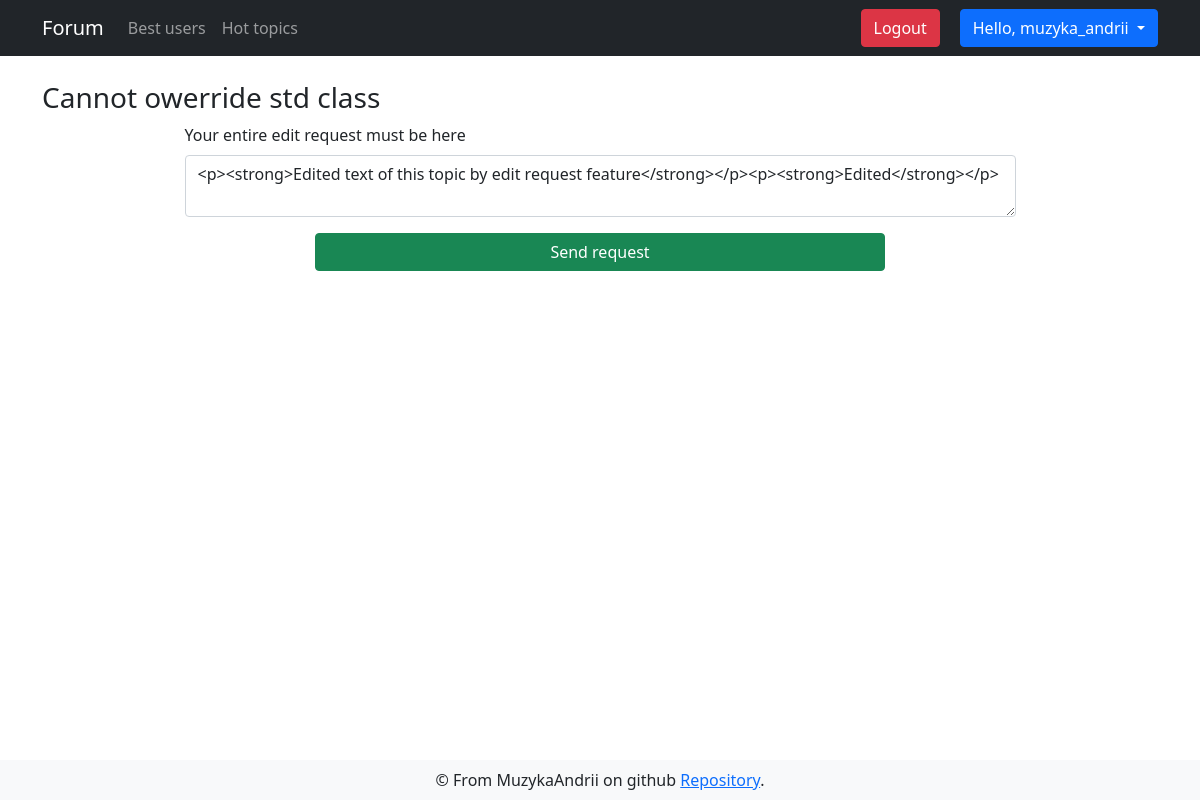
The app's page /forum/programing/c-language/9/edit_request (signed in) with its own data.
### app/models.py (models this page shows, shortened)
class DbMixin(object):
    def save(self):
        db.session.add(self)
        db.session.commit()

class User(UserMixin, DbMixin, db.Model):
    id = db.Column(db.Integer, primary_key = True, autoincrement=True)
    nickname = db.Column(db.String(30), unique=True, nullable=False)
    email = db.Column(db.String(120), unique=True, nullable=False)
    email_confirmed = db.Column(db.Boolean, default=False)
    password = db.Column(db.String(70), nullable=False)
    about = db.Column(db.Text, default='Hi everyone!')
    website = db.Column(db.String(120))
    register_date = db.Column(db.DateTime, default=dt.utcnow)
    last_seen = db.Column(db.DateTime, default=dt.utcnow)
    is_banned = db.Column(db.Boolean, default=False)
    ban_reason = db.Column(db.String(255))
    created_discussions = db.relationship('Discussion', backref='creator', lazy='dynamic')
    created_comments = db.relationship('Comment', backref='creator', lazy='dynamic')
    avatars = db.relationship('Image', backref='owner', lazy='dynamic')
    edit_requests = db.relationship('Edit_request', backref='editor', lazy='dynamic')
    roles = db.relationship('Role', secondary=users_roles, backref=db.backref('users', lazy='select'))
    def update_last_seen(self):
        self.last_seen = dt.now()
        self.save()
    @cache.cached(timeout=3600)
    def has_role(self, role):
        user_id = self.query.with_entities(User.id)
        role = Role.query.with_entities(Role.id).join(users_roles).filter(users_roles.c.user_id==user_id, Role.name==role, Role.id==users_roles.c.role_id).first()
        return role

class Discussion(DbMixin, db.Model):
    id = db.Column(db.Integer, primary_key = True, autoincrement=True)
    theme = db.Column(db.String, unique=True, nullable=False)
    text = db.Column(db.Text, unique=True, nullable=False)
    theme_id = db.Column(db.Integer, db.ForeignKey('theme.id'), nullable=False)
    tags = db.relationship('Tag', secondary=discussion_tags, backref=db.backref('discussions', lazy='dynamic'))
    comments = db.relationship('Comment', backref='parent_discussion', lazy='dynamic')
    creator_id = db.Column(db.Integer, db.ForeignKey('user.id'), nullable=False)
    edit_requests = db.relationship('Edit_request', backref='target_discussion', lazy='dynamic')

### app/views.py (the view)
@app.route('/forum/<string:section_slug>/<string:theme_slug>/<int:discussion_id>/edit_request', methods=['GET'])
@login_required
@validate_url
def edit_discussion(section_slug, theme_slug, discussion_id):
    current_discussion, form, = prepare_edit_discussion_page(discussion_id)
    return render_template('forum/edit/create_edit_request.html', form=form,
                                                                discussion=current_discussion,
                                                                section_slug=section_slug,
                                                                theme_slug=theme_slug)

### app/forms.py
class EditDiscussionForm(FlaskForm):
    text = CKEditorField('Your entire edit request must be here', validators=[DataRequired(message='This area is required'),
                                            Length(min=20, max=10000,message='Description of topic must be in range from 20 to 10 000 characters' )])
    submit = SubmitField('Send request')

### app/controllers/edit_request_controller.py (called while the page is built)
def prepare_edit_discussion_page(discussion_id: int) -> (Discussion, FlaskForm):
    current_discussion = Discussion.query.get_or_404(discussion_id)
    form = EditDiscussionForm()
    form.text.data = current_discussion.text
    return current_discussion, form

### app/controllers/utils.py (called while the page is built)
def validate_url(f):
    @wraps(f)
    def decorated(*args, **kwargs):
        url_params = kwargs
        if 'section_slug' in url_params:
            section_id = Section.query.with_entities(Section.id).filter_by(slug=url_params['section_slug']).first_or_404()[0]
        if 'theme_slug' in url_params:
            theme_id = Theme.query.with_entities(Theme.id).filter(Theme.slug==url_params['theme_slug'],
                                                                  Theme.section_id==section_id).first_or_404()[0]
        if 'discussion_id' in url_params:
            Discussion.query.with_entities(Discussion.id).filter(Discussion.id==url_params['discussion_id'],
                                                                 Discussion.theme_id==theme_id).first_or_404()
        return f(*args, **kwargs)
    return decorated

### app/models.py (called while the page is built)
@login.user_loader
@cache.memoize(timeout=60)
def user_loader(user_id):
    return User.query.get(int(user_id))

### app/views.py (called while the page is built)
@app.before_request
def update_last_seen():
    if current_user.is_authenticated:
        current_user.update_last_seen()

@cache.cached(timeout=60)
def is_current_user_banned():
    is_banned, reason = current_user.query.with_entities(User.is_banned, User.ban_reason).first()
    if is_banned:
        return reason
    else:
        return False

@app.before_request
def check_banned():
    if not current_user.is_authenticated:
        return
    result = is_current_user_banned()
    if result:
        logout_user()
        return render_template('alerts/banned.html', reason=result)

### app/templates/forum/edit/create_edit_request.html (shortened to what this page needs)
{% extends "layouts/base.html" %}
{% block content %}
<div style="margin-top: 25px;" class="container">
    {% from 'layouts/_render_form_errors.html' import render_form_errors %}
    <div class="col-md-12">
        <h3>{{ discussion.theme }}</h3>
    </div>
    <form class="row justify-content-center" method="POST"
        action="{{ url_for('save_edit_request', section_slug=section_slug, theme_slug=theme_slug, discussion_id=discussion.id) }}">
        <div class="mb-3 col-md-9">
            <label for="exampleFormControlTextarea1" class="form-label">{{ form.text.label }}</label>
                {{ form.text(class="form-control") }}
        </div>
        {{ form.submit(class="btn btn-success col-md-6") }}
    </form>
</div>
{% endblock %}

### app/templates/layouts/base.html (shortened to what this page needs)
<!doctype html>
<html>
<head>
  {% block head %}
  <link href="https://cdn.jsdelivr.net/npm/bootstrap@5.0.0/dist/css/bootstrap.min.css" rel="stylesheet"
>
  <link rel="stylesheet" type="text/css" href="{{ url_for('static',filename='css/style.css') }}">
  {% endblock %}
</head>
<body>
  <nav class="navbar navbar-expand-lg navbar-dark bg-dark">
    <div class="container">
      <a class="navbar-brand" href="{{ url_for('index') }}">Forum</a>
      <div class="collapse navbar-collapse" id="navbarSupportedContent">
        <ul class="navbar-nav me-auto mb-2 mb-lg-0">
          <li class="nav-item">
            <a class="nav-link" aria-current="page" href="{{url_for('list_users')}}">Best users</a>
          </li>
          <li class="nav-item">
            <a class="nav-link" href="{{ url_for('hot_topics') }}">Hot topics</a>
          </li>
        </ul>
        <form class="d-flex">
          {% if current_user.is_anonymous %}
          <a href="{{ url_for('auth.register') }}" type="button" class="btn login-btn btn-secondary">Register</a>
          <a href="{{ url_for('auth.login') }}" type="button" class="btn btn-secondary">Log in</a>
          {% else %}
          <a style="margin-right: 20px;" href="{{ url_for('auth.logout') }}" type="button"
            class="btn btn-danger">Logout</a>
          <div class="dropdown">
            <button class="btn btn-primary dropdown-toggle" type="button" id="dropdownMenuButton1" data-bs-toggle="dropdown" aria-expanded="false">
              Hello, {{ current_user.nickname }}
            </button>
          </div>
          {% endif %}
        </form>
      </div>
    </div>
  </nav>
  {% block content %}
  {% endblock %}
  {% block footer %}
  <footer class="navbar fixed-bottom navbar-light bg-light">
    <div class="container" style="justify-content: space-around;">
      <div class="footer-content">
        &copy; From MuzykaAndrii on github
        <a href="https://github.com/MuzykaAndrii/modern-flask-forum">Repository</a>.</div>
    </div>
  </footer>
  {% endblock %}
</body>
</html>

### records on screen
User: nickname "muzyka_andrii"
Discussion: theme "Cannot owerride std class", text "<p><strong>Edited text of this topic by edit request feature</strong></p><p><strong>Edited</strong></p>"
